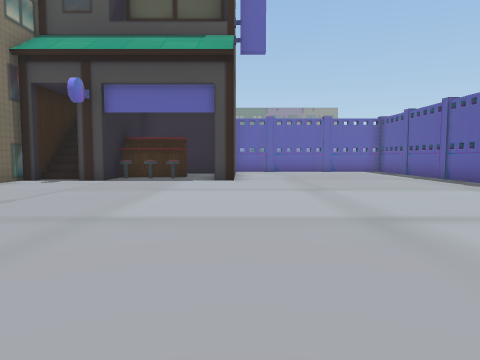
view 1 (above)

19 first-person views from a walk through a Unity game level. The camera is 1.5 m above the floor, tilts 4° down and sees 70° across. The floor is counted in squares, 2 m on a side. Each view is taken from the middle of a square. On the plan, view 1 faces up. The plan holds only what a view shows up to about 11 squares ahead; the rest is blank. The place goes on beyond the plan. Some animated figures are not drawn. Door leaves are left out, so doorways stand open.

view 2
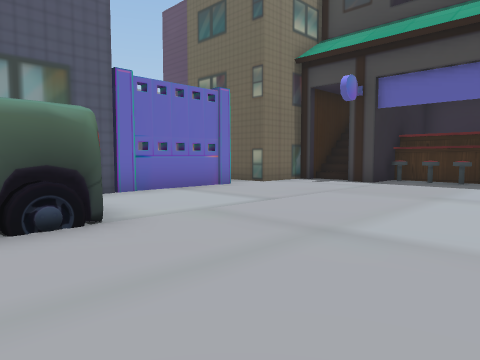

view 3
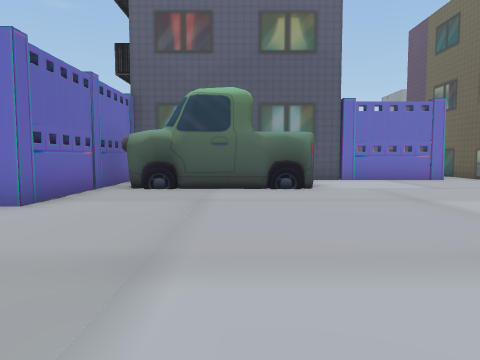

view 4
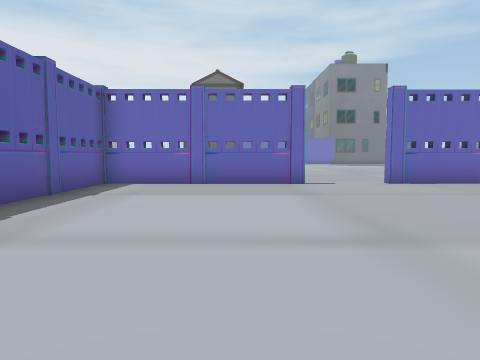

view 5
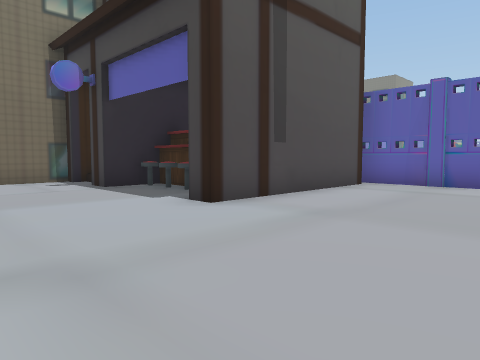

view 6
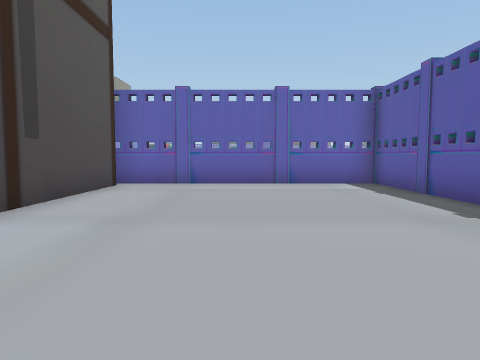

view 7
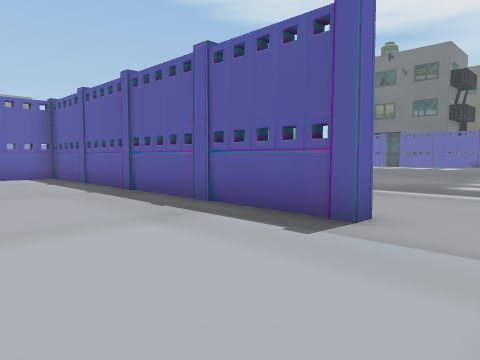

view 8
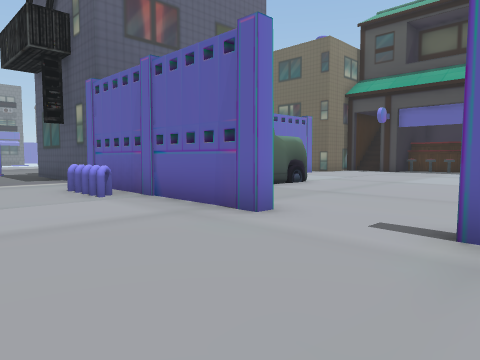

view 9
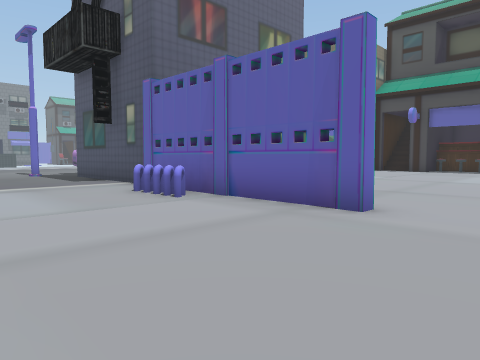

view 10
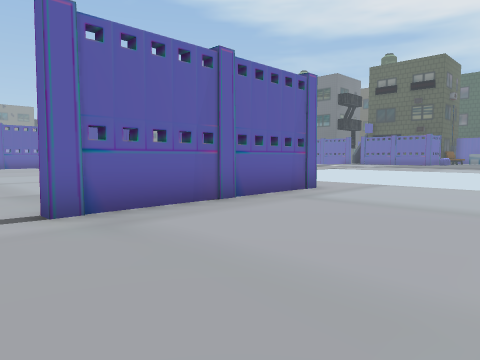

view 11
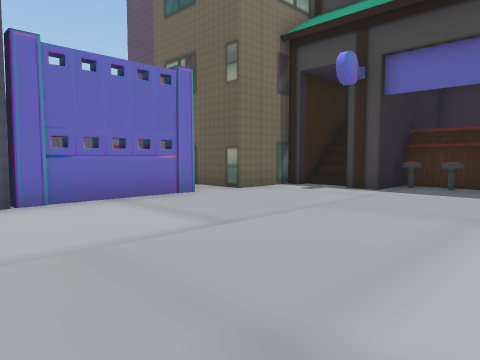

view 12
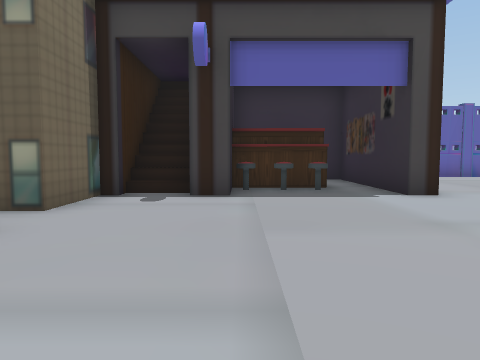

view 13
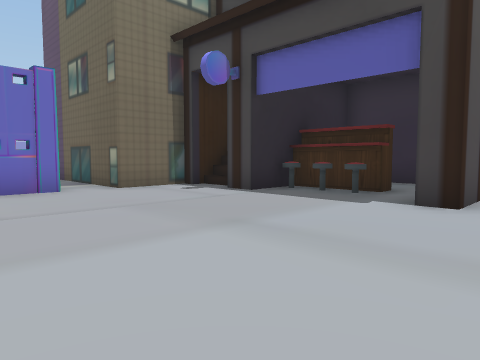

view 14
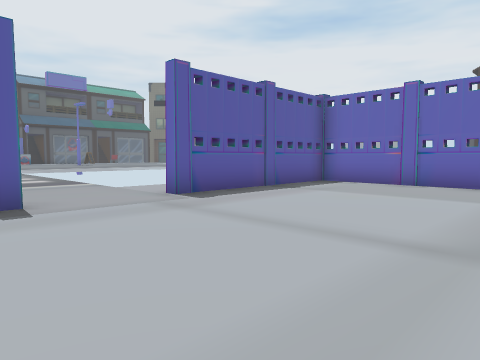

view 15
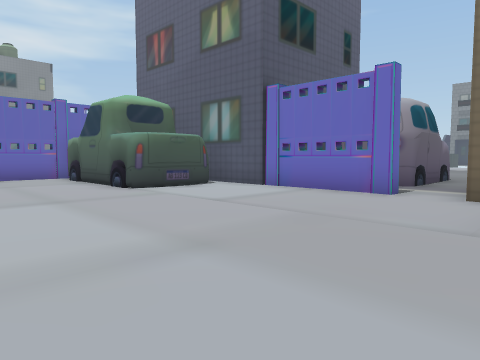

view 16
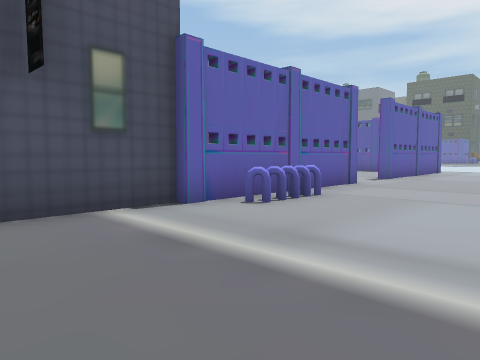

view 17
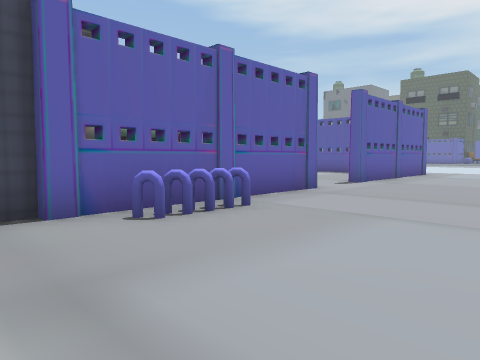

view 18
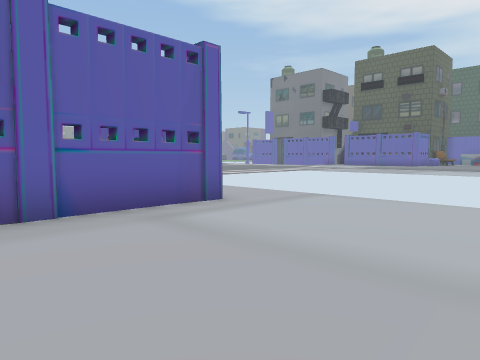

view 19
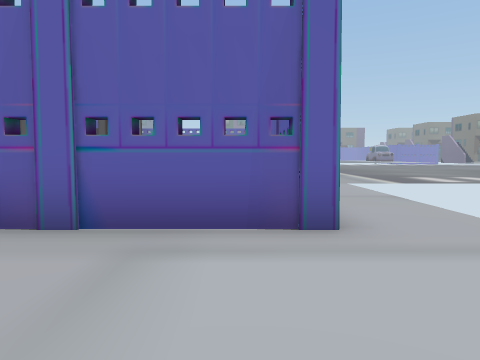

### Floor plan
Points are (right, up) in squares from view 1. A wall is a line through its corners. A room is listed if a view was taken in it or the views show most of it. See-through windows are left out.
Room 1 (views 1, 2, 3, 4, 5, 6, 7, 8, 9, 10, 11, 12, 13, 14, 15, 16, 17, 18, 19)
walls: (-3.8, 2.6) (-3.8, -1.5); (-3.9, 2.7) (-3.8, 1.5); (-4.8, 2.9) (-4.3, 2.8) (-3.8, 2.6) (-3.8, 2.1); (-3.7, -0.2) (-3.9, -0.9); (-3.8, -0.8) (-3.7, -1.5); (-5.4, 2.9) (-4.6, 2.9); (1.6, -2.3) (3.2, -2.3); (-1.4, -2.5) (-3.8, -2.5); (-4.2, -1) (-3.8, -1.2); (-6, 2.7) (-5.5, 2.8); (3.2, -2.5) (1.6, -2.5); (-3.8, -2.3) (-1.4, -2.3); (-6.8, 3.6) (-6.8, 1.9); (-4.1, -2.5) (-6.5, -2.5); (4.6, -2.3) (6.2, -2.3); (6.7, 0.5) (6.7, 2.6); (6.7, 6.4) (6.7, 8.4); (-4.8, -3) (-4.5, -3.4); (-6.8, 6.6) (-6.8, 4.5); (-4.6, -3.5) (-4.9, -3.1); (6.7, -1.5) (6.7, -0.4); (-6.2, -2.3) (-4.2, -2.3); (-5, -3.5) (-5.3, -3.1); (6.2, -2.5) (4.6, -2.5); (-5.3, -3.5) (-5.6, -3.1); (-5.7, -3.5) (-6, -3.1); (-7.4, -2.4) (-10, -2.4); (6.7, 9.4) (6.7, 10.5); (-4.2, 11.5) (-4.2, 10.5) (-5, 10.5); (6.7, 11.5) (6.7, 13.5); (-5.4, 13.8) (-6.4, 13.8); (-6.3, 13.5) (-6.3, 10.5) (-6.7, 10.5); (-0.2, 15.9) (-0.2, 10.5) (-0.8, 10.5) (-0.8, 14.9) (-2.9, 14.9); (6.7, 14.4) (6.7, 15.5); (3.5, 16.3) (1.6, 16.3); (6.5, 16.3) (4.4, 16.3)
low walls: (-4.2, -3.3) (-5, -3.5); (-5, 10.9) (-5.5, 10.9); (-5, 11.3) (-5.5, 11.3); (-5, 11.6) (-5.5, 11.6); (-5.4, 13.5) (-6.3, 13.5)
ways out: opening at (6.7, 7.5); open door at (-7, 8)
objects: other object (-7, -2); other object (-7, 4); other object (-7, 7); other object (-4, -2); other object (-4, 12); other object (-3, 12); other object (-3, 13) to (-2, 13); other object (-2, 12); other object (-1, -3); other object (1, -2); other object (1, 16); other object (4, -3) to (4, -2); other object (4, 16); other object (7, -3) to (7, -2); other object (7, 0); other object (7, 3); other object (7, 6); other object (7, 14)

Positions as (right, up) in squares from view 1, and headings:
1: (0, 0), facing up
2: (0, 1), facing up-left
3: (4, 1), facing left
4: (3, 7), facing down
5: (4, 7), facing up-left
6: (3, 7), facing up
7: (3, 4), facing up-right
8: (2, -6), facing up-left
9: (1, -7), facing up-left
10: (0, -7), facing up-right
11: (-1, 3), facing up-left
12: (-4, 4), facing up
13: (1, 5), facing up-left
14: (1, 7), facing down-right
15: (0, 10), facing down-left
16: (-10, -7), facing up-right
17: (-8, -7), facing up-right
18: (3, -7), facing up-right
19: (6, -6), facing up
